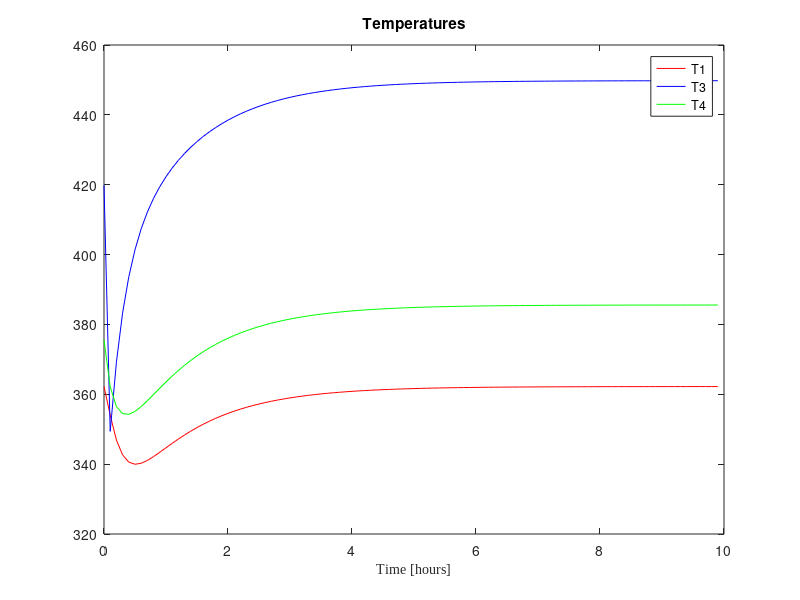
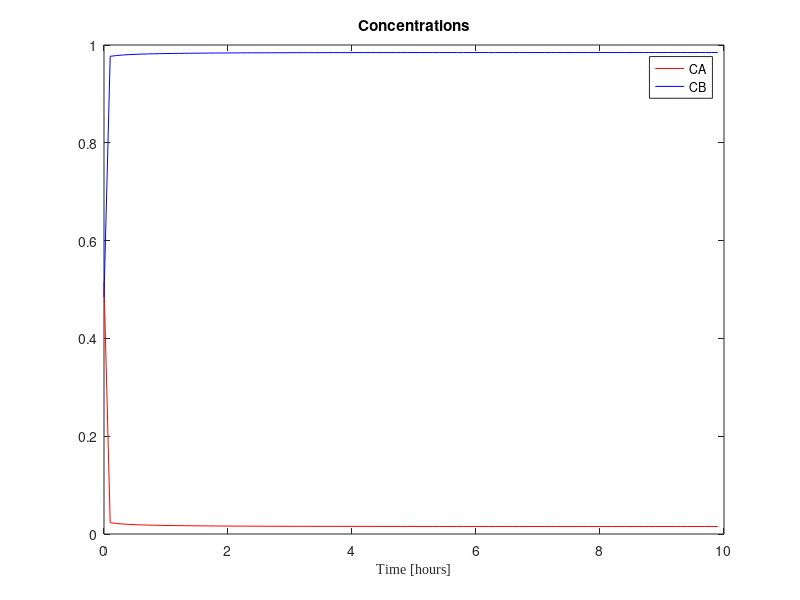

Reproduce these figures in MATLAB, in order.
clc; close all; clear all 

%%%%%%constants (no disturbance)
Q_ss = 2.845*10^6;       % heat (SSOP) [kcal/h]
s_ss = [362.2 0.0154 0.9846 449.8 385.6];
q_ss = [s_ss(4); Q_ss];  % assume no limitations on performance output q

%matrices
A = [-9.3750,0,0,0,6.875;
    0,-162.538579499525,0,-0.0122619049667084,0;
    0,160.038579499525,-2.5,0.0122619049667084,0;
    2.5,-32007.7158999051,0,-4.95238099334167,0;
    6.875,0,0,2.5,-9.375];

B = [0;0;0;0.00025;0];

G = [0;2.5;0;0;0];

Dx = [0 0 0 1 0; 0 0 0 0 0];
Du = [0; 1];
Dw = [0; 0];

%shaping filter (used to model the disturbance)
st_div = 0.2;                   % standard diviation [kmole/m^3]
tau = 0.25;                     % correlation time [h]
Sw = 2*tau*st_div^2;            % spectral density

Swf = [Sw];                     % spectral density with filter
Af = [-1/tau]; 
Gf = [1/tau]; 
Dxf = eye(1);                   % Dx with filter
Dwf = zeros(1);                 % Dw with filter

%Continuous time 
An = [A G*Dxf;0 0 0 0 0 Af];    % new matrix A eq. 5.28
Bn = [B; 0];                    % new matrix B
Gn =[G*Dwf; Gf];                % new matrix G
Dx_new=[Dx Dw*Dxf];             % new matrix Dx
Du_new=Du; 
Dwn=Dw*Dwf;

%%%Part(i) Continous-time LQOC (pg254 -->ex 7.12) -->care
I = A*inv(A);
Q = 1000*I;                      %I = A*inv(A)
R = 0.001;
dt=0.1;
display('Part(i)') 
[P_i,Lam_i,L_i]=care(A,B,Q,R)


%%%Part(ii) discrete-time LQOC; use sample and hold method for system -->dare
%%%Report the values of Ad , Bd, Gd
Ad=expm(A*dt)
sum=zeros(5); 
Ndt=2000; 
ddt=dt/Ndt;
for ii=1:Ndt
    sum=sum+expm(A*ii*ddt); 
end
Bd=sum*B*ddt
Gd=sum*G*ddt

display('Part(ii)') 
[Pii,Lamii,Lii]=dare(Ad,Bd,Q,R)

display('Part(ii) with Q_d and R_d') 
[Piid,Lamiid,Liid]=dare(Ad,Bd,Q*dt,R*dt)


%%%Part(iii) controler from (ii) over 10h 
x0 = [0; 0.5; -0.5; -30; -10];
s_ss = [362.22; 0.0154; 0.9846; 449.79; 385.57];  % s_ss = [T_1 C_A C_B T_3 T_4]
% % Implement controller L (hw7 p.7.9)
nx=5;
x0=[0; 0.5; -0.5; -30; -10]; 
NN=100; 
X=zeros(nx,NN);
S=zeros(nx,NN);
X(:,1)=x0;
t=zeros(1,NN);
%u=zeros(1, 2);
dt=0.1;
for k=1:NN-1 
    t(k+1)=k*dt; 
         % for i=1:nx
%     U(:,k)=-L(k,:)*x(:,k); 
         %x(:,k+1)=(abs(Ad)-abs(Bd)*Liid)*x(:,k); 
    X(:,k+1)=(Ad-Bd*Liid)*X(:,k); 
end
S=X+s_ss;
titles=["T_1";"C_A";"C_B";"T_3";"T_4";"L"];
%%% Plots 
%temperature plots 
figure()
plot(t, S(1,:), 'r', t, S(4,:), 'b', t, S(5, :), 'g')
legend('T{1}','T{3}', 'T{4}') 
title('Temperatures') 
xlabel('Time [hours]','FontSize',10,'FontName','Times New Roman');
%PLOT CONCENTRATIONS 
figure()
plot(t, S(2,:), 'r', t, S(3,:), 'b')
legend('C{A}','C{B}') 
title('Concentrations') 
xlabel('Time [hours]','FontSize',10,'FontName','Times New Roman');

% %%% Plots 
% %temperature plots 
% figure()
% plot(t, x(1,:), 'r', t, x(4,:), 'b', t, x(5, :), 'g')
% legend('T{1}','T{2}', 'T{3}') 
% title('Temperatures') 
% xlabel('Time [hours]','FontSize',10,'FontName','Times New Roman');
% %PLOT CONCENTRATIONS 
% figure()
% plot(t, x(2,:), 'r', t, x(3,:), 'b')
% % legend('C{A}','C{B}') 
% % title('Concentrations') 
% % xlabel('Time [hours]','FontSize',10,'FontName','Times New Roman');
% 
% %%%Comparing part (i) & (ii) Continuous tims vs discrete (dt=0.1) 
% %%% solution to deterministic LQOC. Plotting eigenvaleus 
%  figure()
%  x=[1, 2, 3, 4, 5, 6];
%  plot( x, Lami(:,1), 'r-o',x,  Lamii(:,1),'b-*',x, Lamiid(:,1),'g-o')
% legend('Continuous time LQOC', 'Discrete time LQOC', 'Discrete time LQOC with Qd and RD', 'Location','southwest')
% title('Comparaison between Eigenvalues')
% xlabel('\lambda','FontSize',10,'FontName','Times New Roman');
% 
%  figure()
%  x=[1, 2, 3, 4, 5, 6];
%  plot( x, Li(:,1), 'r-o',x,  Lii(:,1),'b-*',x, Liid(:,1),'g-o')
% legend('Continuous time LQOC', 'Discrete time LQOC', 'Discrete time LQOC with Qd and RD', 'Location','southwest')
% title('Comparaison between L')
% xlabel('\lambda','FontSize',10,'FontName','Times New Roman');

